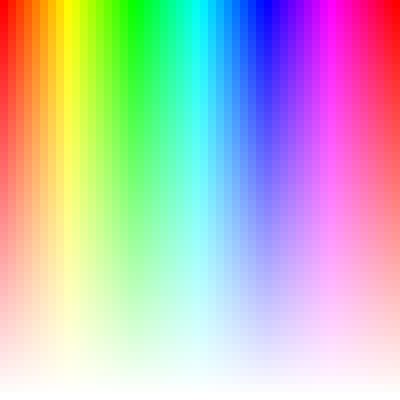
Frame 1 (no input)
Frame 60 (no input): identical to frame 1, image omitted
Frame 120 (the mouse pressed at the canvas centre since frame 60): identical to frame 1, image omitted

The p5.js sketch that drew this single still picture (run headless with seeded random() and noise() and a simulated clock; from frame 60 on, the mouse is pressed at the canvas centre):

// p5.js sketch
// ── sketch.js
function setup() {
  createCanvas(400, 400);
  colorMode(HSB, 360, 100, 100); // change color mode to HSB
  
  showCanvas = createCheckbox('show', true);
  showStroke = createCheckbox('stroke', false);
  thresholdSlider = createSlider(0, 100, 50);
}

function draw() {
  if (showCanvas.checked()) {
    if (showStroke.checked()) {
      stroke(125);
      strokeWeight(0.3);
    } else {
      noStroke();
    }
    
    let threshold = thresholdSlider.value();
    let cols = threshold;
    let rows = threshold;
    let cellWidth = width / cols;
    let cellHeight = height / rows;
    
    for (let y = 0; y < rows; y++) {
      for (let x = 0; x < cols; x++) {
        let hue = map(x, 0, cols - 1, 0, 360);
        let saturation = map(y, 0, rows - 1, 100, 0);
        fill(hue, saturation, 100);
        rect(x * cellWidth, y * cellHeight, cellWidth, cellHeight);
      }
    }
  } else {
    background(0, 0, 100); // White background in HSB
  }
}
